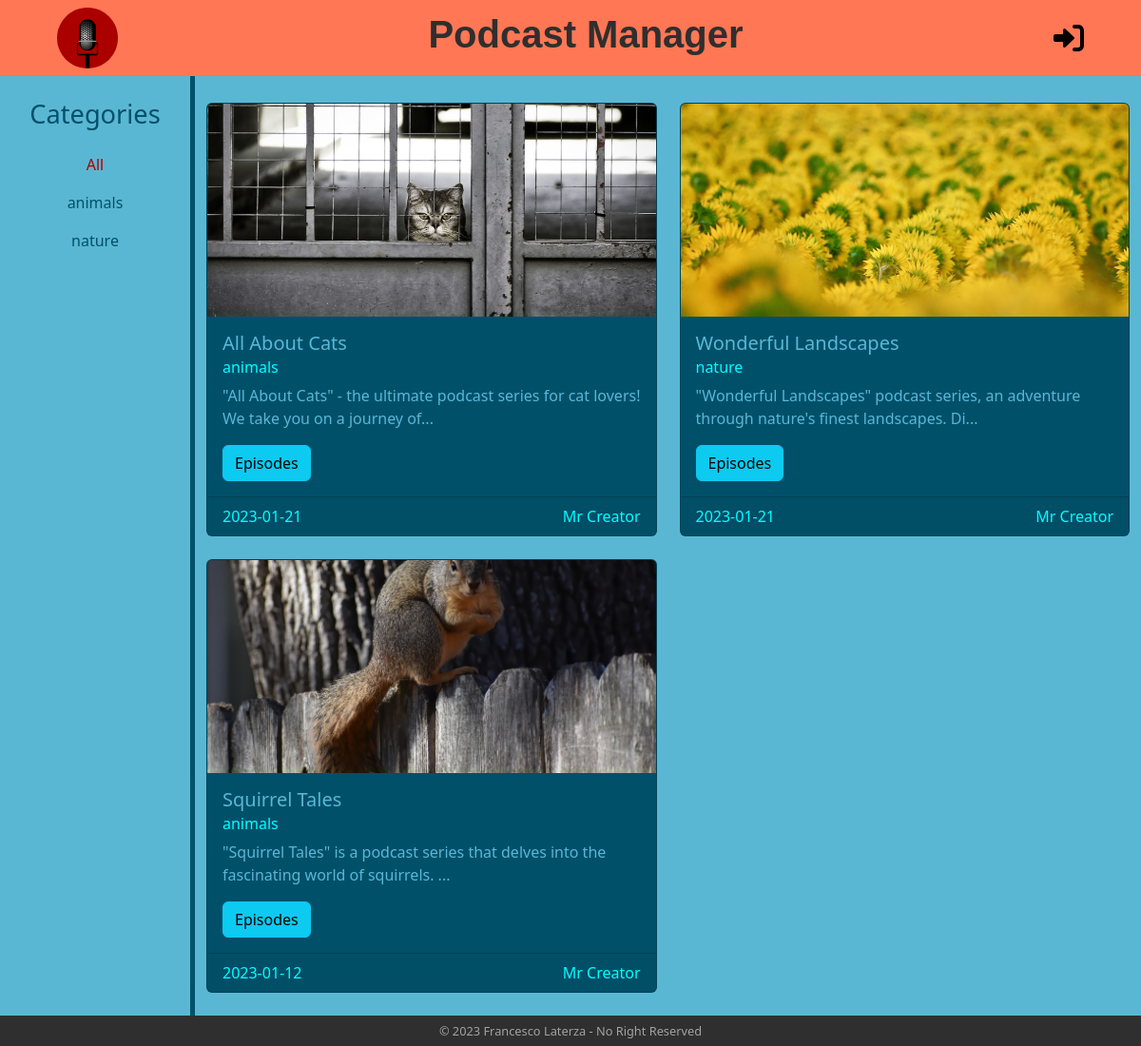
The page / on the database its author committed.
### tables this page shows
CREATE TABLE "series" (
	"id"	INTEGER,
	"title"	TEXT NOT NULL,
	"category"	TEXT NOT NULL,
	"date"	TEXT NOT NULL,
	"text"	TEXT NOT NULL,
	"creator_id"	INTEGER NOT NULL,
	PRIMARY KEY("id" AUTOINCREMENT),
	FOREIGN KEY("creator_id") REFERENCES "users"("id") ON DELETE CASCADE
);

CREATE TABLE "users" (
	"id"	INTEGER,
	"username"	TEXT NOT NULL,
	"email"	TEXT NOT NULL UNIQUE,
	"password"	TEXT NOT NULL,
	"is_creator"	INTEGER NOT NULL,
	PRIMARY KEY("id" AUTOINCREMENT)
);

### app.py (the view)
@app.route("/")
def home():
    if current_user.is_authenticated:
        series_list = series_dao.get_series(current_user.id)
        categories = series_dao.get_categories(current_user.id)
    else:
        series_list = series_dao.get_series(0)
        categories = series_dao.get_categories(0)
    return render_template("home.html", series_list=series_list, categories=categories, current_category="All", get_creator_name=users_dao.get_user_username_by_id, is_following=follows_dao.is_following)

### dao/series_dao.py (called while the page is built)
def get_series(creator_id):
    conn = sqlite3.connect("db/series.db")
    conn.row_factory = sqlite3.Row
    cursor = conn.cursor()
    sql = "SELECT * FROM series WHERE date <= ? OR creator_id = ? ORDER BY date DESC"
    curr_date = date.today()
    cursor.execute(sql, (curr_date, creator_id))
    res = cursor.fetchall()
    cursor.close()
    conn.close()
    return res

def get_categories(creator_id):
    conn = sqlite3.connect("db/series.db")
    conn.row_factory = sqlite3.Row
    cursor = conn.cursor()
    sql = "SELECT DISTINCT category FROM series WHERE date <= ? OR creator_id = ?"
    curr_date = date.today()
    cursor.execute(sql, (curr_date, creator_id))
    res = cursor.fetchall()
    cursor.close()
    conn.close()
    return res

### dao/users_dao.py (called while the page is built)
def get_user_by_id(id):
    conn = sqlite3.connect("db/series.db")
    conn.row_factory = sqlite3.Row
    cursor = conn.cursor()
    sql = "SELECT * FROM users WHERE id = ?"
    cursor.execute(sql, (id, ))
    res = cursor.fetchone()
    cursor.close()
    conn.close()
    return res

def get_user_username_by_id(id):
    user = get_user_by_id(id)
    return user["username"]

### templates/home.html (shortened to what this page needs)
{% extends "base.html" %} {% block title %}Home{% endblock %} {% block content%}
<div class="container-fluid">
  <div class="row">
    <aside class="col-lg-2 col-12 mt-4 mb-4 container text-center">
      <div class="row">
        <h3>Categories</h3>
      </div>
      <div class="row">
        <nav class="navbar navbar-expand-lg">
          <div class="container-fluid justify-content-center">
            <div
              class="collapse navbar-collapse justify-content-center"
              id="navbarSupportedContent"
            >
              <ul class="navbar-nav mb-2 mb-lg-0 flex-column">
                <li class="nav-item">
                  <a
                    class="nav-link {% if current_category == 'All' %}active nav-color-active{% endif %}"
                    aria-current="page"
                    href="{{ url_for('home') }}"
                    title="select all category"
                    >All</a
                  >
                </li>
                {% for category in categories %}
                <li class="nav-item">
                  <a
                    class="nav-link {% if current_category == category.category %}active nav-color-active{% else %}nav-color{% endif %}"
                    href="{{ url_for('home_category', category=category.category) }}"
                    title="select category {{ category.category }}"
                    >{{ category.category | e }}</a
                  >
                </li>
                {% endfor %}
              </ul>
            </div>
          </div>
        </nav>
      </div>
    </aside>
    <main class="col-10 container home-main">
      <div class="row row-cols-1 row-cols-md-2 row-cols-xxl-4 g-4 mt-1 mb-4">
        {% for series in series_list %}
        <div class="col">
          <article class="card">
            <img
              src="{{ url_for('static', filename='images/'+series.title.lower().replace(' ', '_').replace('\'', '_')+'.jpeg') }}"
              class="series-image card-img-top"
              alt="series image"
            />
            <section class="card-body">
              <h5 class="card-title">{{ series.title | e }}</h5>
              <h6 class="card-subtitle mb-2 text-muted text-muted-series">
                {{ series.category | e }}
              </h6>
              <p class="card-text">{{ series.text[:90]+'...' | e }}</p>
              <a
                href="{{ url_for('series', series_id=series.id) }}"
                class="btn btn-info"
                title="series page"
                >Episodes</a
              >
            </section>
            <footer
              class="card-footer text-muted text-muted-series d-flex justify-content-between"
            >
              <p class="card-text">{{ series.date | e }}</p>
              <p class="card-text">
                {{ get_creator_name(series.creator_id) | e }}
              </p>
            </footer>
          </article>
        </div>
        {% endfor %}
      </div>
    </main>
  </div>
</div>
{% endblock%}

### templates/base.html (shortened to what this page needs)
<!DOCTYPE html>
<html lang="en">
  <head>
    <link
      href="https://cdn.jsdelivr.net/npm/bootstrap@5.3.0-alpha1/dist/css/bootstrap.min.css"
      rel="stylesheet"
    />
    <link
      rel="stylesheet"
      href="{{ url_for('static', filename='style.css') }}"
    />
  </head>
  <body>
    <header>
      <div class="container-fluid mx-5 header-container">
        <a href="{{ url_for('home') }}" title="homepage">
          <img
            src="{{ url_for('static', filename='images/logo.svg') }}"
            alt="logo"
            class="logo-img"
          />
        </a>
        <a href="{{ url_for('home') }}" title="homepage">
          <h1>Podcast Manager</h1>
        </a>
        {% if current_user.is_authenticated %}
        <a href="{{ url_for('profile') }}" title="profile">
          <img
            src="{{ url_for('static', filename='images/user-icon.svg') }}"
            alt="login-icon"
            class="user-icon"
          />
        </a>
        {% else %}
        <a href="{{ url_for('login') }}" title="login">
          <img
            src="{{ url_for('static', filename='images/login-icon.svg') }}"
            alt="user-icon"
            class="user-icon"
          />
        </a>
        {% endif %}
      </div>
    </header>
     {% block content %}{% endblock %}
    <footer class="copy-container">
      <p class="copy">© 2023 Francesco Laterza - No Right Reserved</p>
    </footer>
  </body>
</html>

### static/style.css (style rules this page uses)
body { font-family: "Segoe UI", Tahoma, Geneva, Verdana, sans-serif; background-color: #5ab7d4; }
header { height: 5rem; background-color: #ff7754; display: flex; align-items: center; }
.header-container { display: flex; justify-content: space-between; align-items: center; }
.logo-img { width: 4rem; }
header a { text-decoration: none; color: #2f2f2f; }
header h1 { font-family: "Trebuchet MS", "Lucida Sans Unicode", "Lucida Grande", "Lucida Sans", Arial, sans-serif; font-weight: bold; }
.user-icon { width: 2rem; }
aside h3 { font-size: 1.7rem; display: block; color: #00506a; }
.nav-color { color: #00506a; }
.nav-color-active { color: #aa0200 !important; }
.home-main { border-left: 5px solid #00506a; }
main { min-height: calc(100vh - 7rem); }
.card { background-color: #00506a; color: #5ab7d4; }
.series-image { height: 14rem; object-fit: cover; }
.card footer p { margin-bottom: 0; }
.text-muted-series { color: #00ffff !important; }
.copy-container { height: 2rem; background-color: #2f2f2f; display: flex; justify-content: center; align-items: center; }
.copy { margin-bottom: 0; color: #a2a2a2; font-size: 0.8rem; }

### rows shown on the page
series: shows a picture, title "All About Cats", category "animals", text "\"All About Cats\" - the ultimate podcast series for cat lovers! We take you on a journey of...", date "2023-01-21"
users: username "Mr Creator"
series: shows a picture, title "Wonderful Landscapes", category "nature", text "\"Wonderful Landscapes\" podcast series, an adventure through nature's finest landscapes. Di...", date "2023-01-21"
series: shows a picture, title "Squirrel Tales", category "animals", text "\"Squirrel Tales\" is a podcast series that delves into the fascinating world of squirrels. ...", date "2023-01-12"

### other values the page prints
{{ category.category | e }} "animals" "nature"
